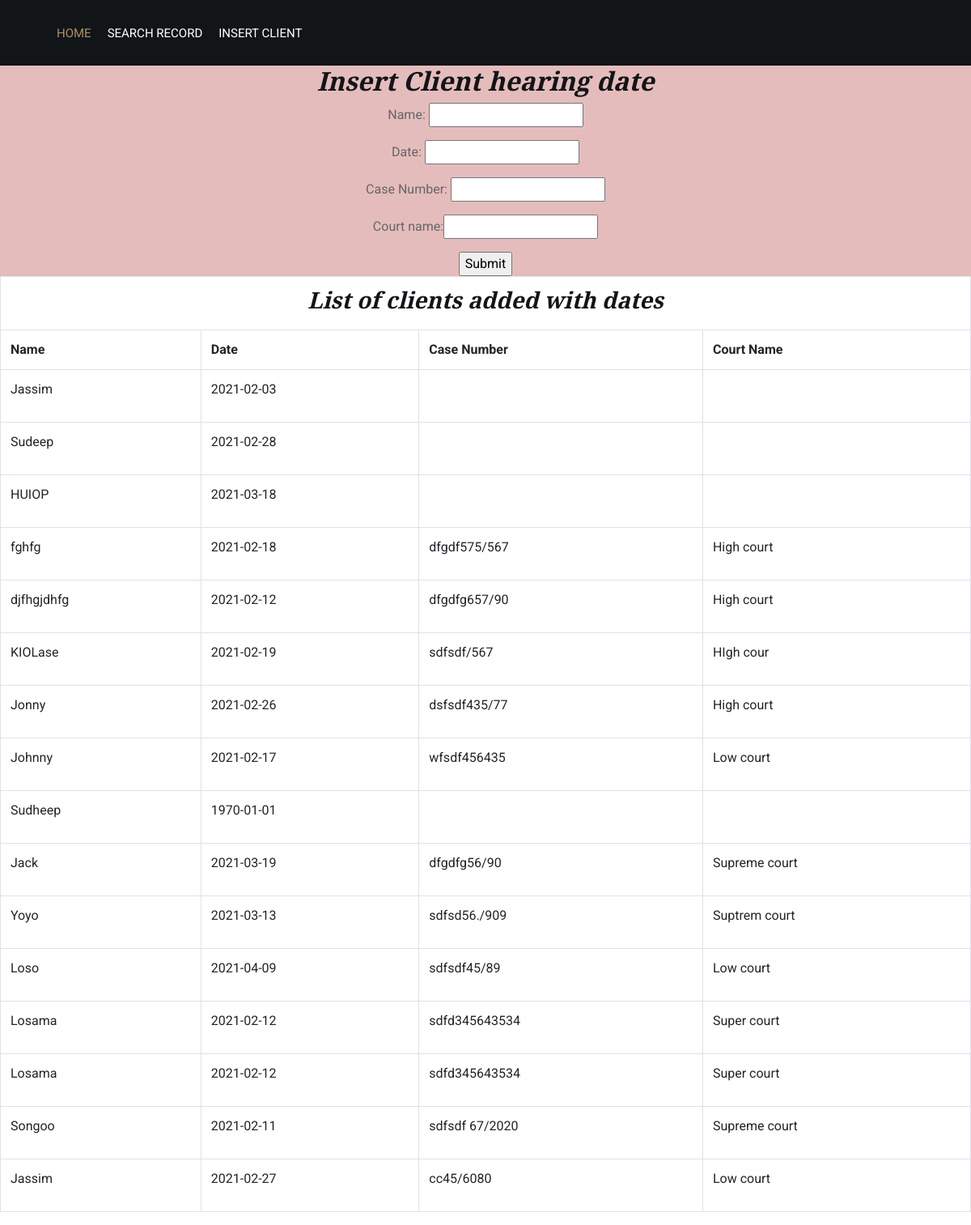
The app's page /insertclient.php with its own data.
### tables this page shows
CREATE TABLE `checkdate` (
  `name` varchar(100) NOT NULL,
  `Hearing Date` date NOT NULL,
  `casenumber` varchar(100) NOT NULL,
  `courtname` varchar(100) NOT NULL
);

### insertclient.php (the view, shortened to what this page needs)
<!doctype html>
<html lang="en">
<head>
        <link href="https://stackpath.bootstrapcdn.com/bootstrap/4.4.1/css/bootstrap.min.css" rel="stylesheet">
        <link href="https://cdnjs.cloudflare.com/ajax/libs/font-awesome/5.10.0/css/all.min.css" rel="stylesheet">
        <link href="lib/animate/animate.min.css" rel="stylesheet">
        <link href="lib/owlcarousel/assets/owl.carousel.min.css" rel="stylesheet">
        <link href="css/style.css" rel="stylesheet">
    </head>
    <body>
            <div class="nav-bar">
                    <nav class="navbar navbar-expand-lg bg-dark navbar-dark">
                        <div class="collapse navbar-collapse justify-content-between" id="navbarCollapse">
                            <div class="navbar-nav mr-auto">
                                <a href="index.php" class="nav-item nav-link active">Home</a>
                                <a href="searchclient.php" class="nav-item nav-link">Search record</a>
                                <a href="insertclient.php" class="nav-item nav-link">Insert client</a>
                    </nav>
            </div>
<?php
$servername = "localhost";
$username = "root";
$password = "";
$dbname = "test";
$conn = mysqli_connect($servername, $username, $password, $dbname);
?>
  <link rel="stylesheet" href="//code.jquery.com/ui/1.12.1/themes/base/jquery-ui.css">
  <link rel="stylesheet" href="/resources/demos/style.css">
</head>
<body>
<div style="background-color:#e5bcbc;" align="center">
<h2>Insert Client hearing date</h2>
<form action="" method="post">
<p>Name: <input type="text" name="name" id="name" value="" autocomplete="off"></p><p>Date: <input type="text" id="datepicker" name="datepicker" autocomplete="off"></p>
<p>Case Number: <input type="text" name="casenumber" id="casenumber" value="" autocomplete="off"></p><p>Court name:<input type="text" id="courtname" name="courtname" autocomplete="off"></p>
<input type="submit" value="Submit" name="submit">
</form>
<table class="table table-bordered" border="2" align="left" width="50%" >
<tr> <td colspan="7"><center><h3>List of clients added with dates</h3></center></td></tr>
  <tr>
      <tr><center><th>Name</th><th>Date</th><th>Case Number</th><th>Court Name</th></center></tr>
    <?php $fetchqry = "SELECT * FROM `checkdate`";
    $result1= mysqli_query($conn,$fetchqry);
    $num = mysqli_num_rows($result1);
    if($num > 0){
    while($row = mysqli_fetch_array($result1,MYSQLI_ASSOC)){ ?>
      <tr><td><p><?php echo $row['name']; ?></p></td><td><?php echo $row['Hearing Date']?> </td><td><?php echo $row['casenumber']; ?></td>
      <td><?php echo $row['courtname']; ?></td></tr>
      <?php
    }
    }
    ?>
  </tr>
</table>
</div>
</body>
</html>

### css/style.css (style rules this page uses)
body { color: #666666; background: #ffffff; font-family: 'Roboto', sans-serif; font-weight: 400; }
h1, h2, h3, h4, h5, h6 { font-family: 'EB Garamond', serif; font-weight: 600; font-style: italic; color: #121518; }
a { color: #454545; transition: .3s; }
.nav-bar { position: relative; padding: 20px 0; transition: .3s; }
.nav-bar .navbar { height: 100%; padding: 0; }
.navbar-dark .navbar-nav .nav-link, .navbar-dark .navbar-nav .nav-link:focus, .navbar-dark .navbar-nav .nav-link:hover, .navbar-dark .navbar-nav .nav-link.active { padding: 10px 10px 8px 10px; color: #ffffff; }
.navbar-dark .navbar-nav .nav-link:hover, .navbar-dark .navbar-nav .nav-link.active { color: #aa9166; transition: none; }
@media (min-width: 992px) { .nav-bar { padding: 20px 60px; } }
@media (min-width: 992px) { .nav-bar, .nav-bar .navbar { background: #121518 !important; } }
@media (min-width: 992px) { .nav-bar a.nav-link { padding: 8px 15px; font-size: 15px; text-transform: uppercase; } }

### records on screen
checkdate: name "Jassim", Hearing Date "2021-02-03"
checkdate: name "Sudeep", Hearing Date "2021-02-28"
checkdate: name "HUIOP", Hearing Date "2021-03-18"
checkdate: name "fghfg", Hearing Date "2021-02-18", casenumber "dfgdf575/567", courtname "High court"
checkdate: name "djfhgjdhfg", Hearing Date "2021-02-12", casenumber "dfgdfg657/90", courtname "High court"
checkdate: name "KIOLase", Hearing Date "2021-02-19", casenumber "sdfsdf/567", courtname "HIgh cour"
checkdate: name "Jonny", Hearing Date "2021-02-26", casenumber "dsfsdf435/77", courtname "High court"
checkdate: name "Johnny", Hearing Date "2021-02-17", casenumber "wfsdf456435", courtname "Low court"
checkdate: name "Sudheep", Hearing Date "1970-01-01"
checkdate: name "Jack", Hearing Date "2021-03-19", casenumber "dfgdfg56/90", courtname "Supreme court"
checkdate: name "Yoyo", Hearing Date "2021-03-13", casenumber "sdfsd56./909", courtname "Suptrem court"
checkdate: name "Loso", Hearing Date "2021-04-09", casenumber "sdfsdf45/89", courtname "Low court"
checkdate: name "Losama", Hearing Date "2021-02-12", casenumber "sdfd345643534", courtname "Super court"
checkdate: name "Losama", Hearing Date "2021-02-12", casenumber "sdfd345643534", courtname "Super court"
checkdate: name "Songoo", Hearing Date "2021-02-11", casenumber "sdfsdf 67/2020", courtname "Supreme court"
checkdate: name "Jassim", Hearing Date "2021-02-27", casenumber "cc45/6080", courtname "Low court"
